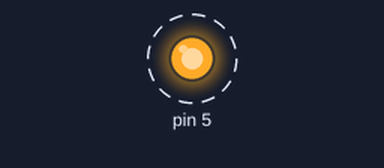
Recording of a sketch running on a simulated Arduino Uno, built with avr-gcc and run on an emulated ATmega328P. On the bench: output pins drawn as LEDs (lit = HIGH). Dashed ring = blinking.

Above: at 0.5 s.
Timing chart, 0 to 4.6 s (numbered marks = the images above):
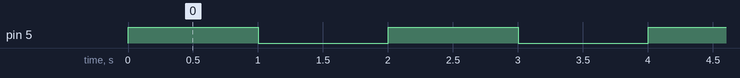

The sketch:

motor.ino
```cpp
void setup() {
  // put your setup code here, to run once:
  Serial.begin(115200);
  pinMode(5,OUTPUT);
}

void loop() {
  // put your main code here, to run repeatedly:
  digitalWrite(5,HIGH);
  delay(1000);
  digitalWrite(5,LOW);
  delay(1000);


}
```

Measured:
- by itself, pin 5: alternates HIGH for 1.0 s and LOW for 1.0 s
